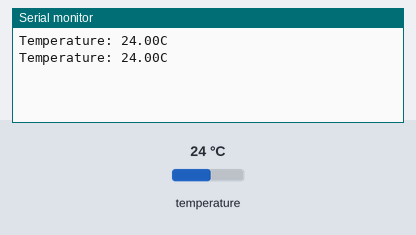
Simulated run of this sketch. Board: Arduino Uno, built with avr-gcc and run on an emulated ATmega328P. Shown: the last lines printed to the serial monitor. The inputs (shaded band) are chosen by the test bench; at power-on: temperature 24 °C.

Above: at 2.8 s.
2.9 s: temperature set to 12 °C
At 4.3 s:
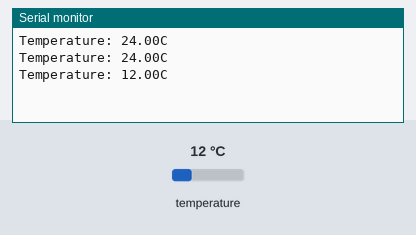
4.7 s: temperature set to 19 °C
At 4.7 s:
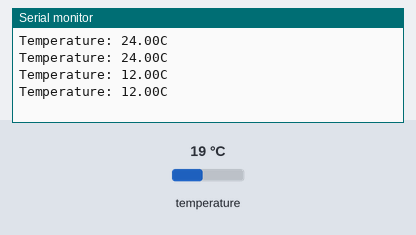
Timing chart, 0 to 7.7 s (numbered marks = the images above; inputs shaded):
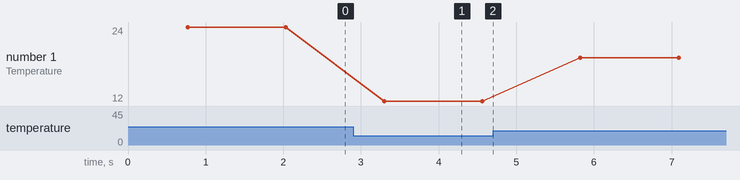

Measured:
- after the input at 2.9 s, the serial monitor: prints a new line after 0.40 s (image 1)
- plotted number 1: 24 → 12 after the input at 2.9 s, 12 → 19 after the input at 4.7 s

The sketch:

Temperature.ino
```cpp
#include <OneWire.h>
#include <DallasTemperature.h>

// линия данных подключена к цифровому выводу 2 Arduino
#define ONE_WIRE_BUS 2

// настройка объекта oneWire для связи с любым устройством OneWire
OneWire oneWire(ONE_WIRE_BUS);

// передать ссылку на oneWire библиотеке DallasTemperature
DallasTemperature sensors(&oneWire);

void setup(void)
{
  sensors.begin();  // запустить библиотеку
  Serial.begin(9600);
}

void loop(void)
{
  // отправить команду для получения температуры
  sensors.requestTemperatures();

  // напечатать температуру в градусах Цельсия
  Serial.print("Temperature: ");
  Serial.print(sensors.getTempCByIndex(0));
  Serial.println("C");// напечатать символ градусов


  delay(500);
}
```
